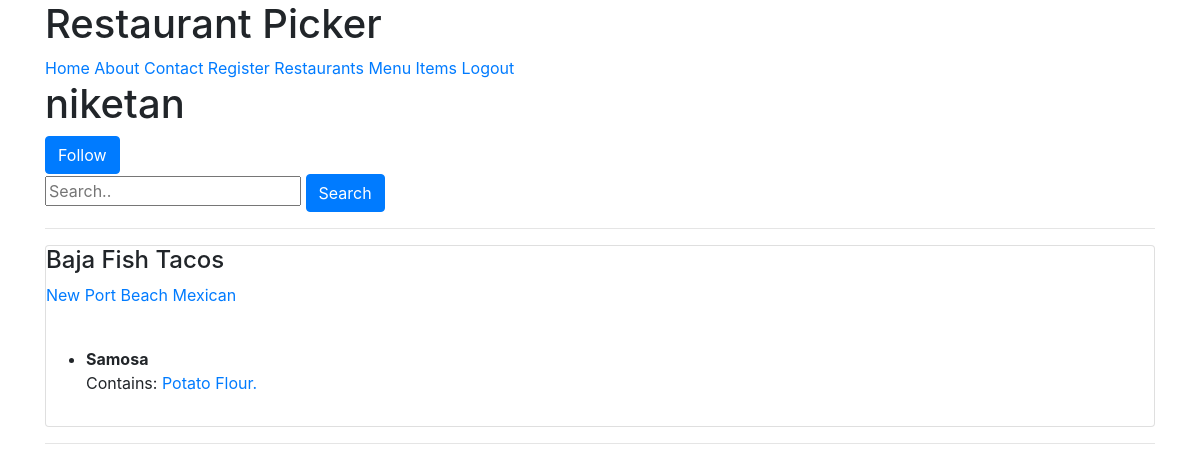
The page /u/niketan/ (signed in) on the database as committed earlier.
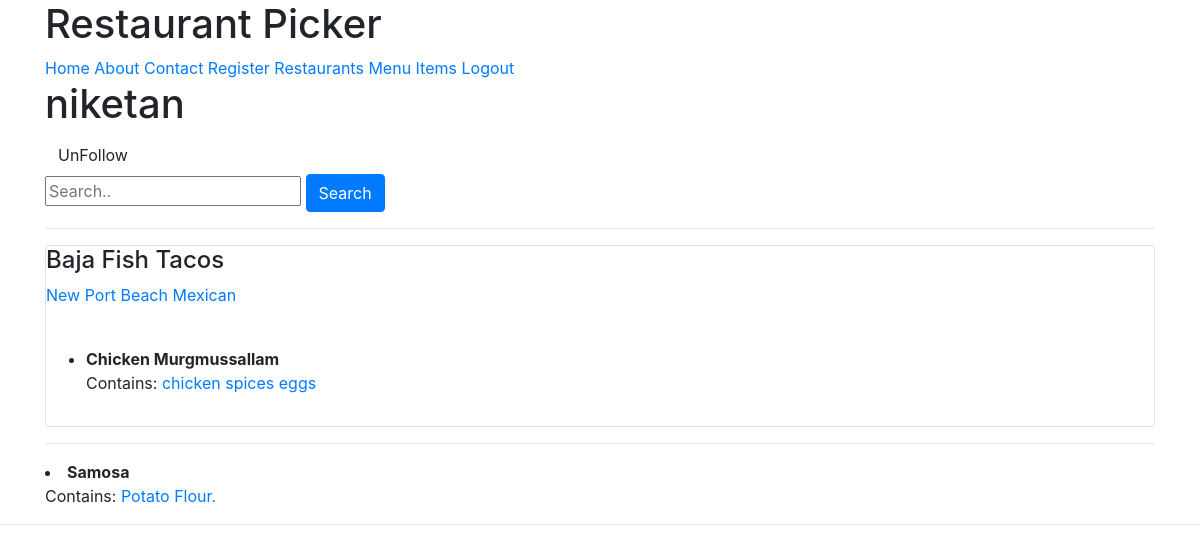
The same page on the database as committed later.
### restaurants/models.py (models this page shows, shortened)
class RestaurantLocation(models.Model):
    owner       = models.ForeignKey(
                    User,
                    on_delete = models.CASCADE,
                )
    name        = models.CharField(max_length = 120)
    location    = models.CharField(max_length = 120, null=True, blank=True)
    category    = models.CharField(max_length = 120, null=True, blank=True,validators=[validate_category])
    timestamp   = models.DateTimeField(auto_now_add=True, null=True)
    updated     = models.DateTimeField(auto_now=True)
    slug        = models.SlugField(null=True, blank=True)
    objects = RestaurantLocationManager() #Model.objects.all()
    @property
    def title(self):
        return self.name

### menus/models.py (models this page shows, shortened)
class Item(models.Model):
    user    = models.ForeignKey(User, on_delete=models.CASCADE)
    restaurant = models.ForeignKey(RestaurantLocation, on_delete=models.CASCADE)
    name = models.CharField(max_length = 120)
    contents  = models.TextField(help_text='Separate each item by comma')
    excludes  = models.TextField(
        blank=True,
        null=True,
        help_text='Separate each item by comma'
    )
    public = models.BooleanField(default=True)
    timestamp   = models.DateTimeField(auto_now_add=True)
    updated     = models.DateTimeField(auto_now=True)
    class Meta:
        ordering = ['-updated','-timestamp']
    def get_contents(self):
        return self.contents.split(",")

### profiles/views.py (the view)
# urls.py: path('<username>/',ProfileDetailView.as_view(),name='detail'),
class ProfileDetailView(DetailView):
    template_name = 'profiles/user.html'
    def get_object(self):
        username = self.kwargs.get('username')
        if username is None:
            return Http404
        return get_object_or_404(User, username__iexact = username, is_active=True)
    def get_context_data(self,*args,**kwargs):
        context = super(ProfileDetailView,self).get_context_data(*args,**kwargs)
        user = context['user']
        is_following = False
        if user.profile in self.request.user.is_following.all():
            is_following = True
        context['is_following']= is_following
        query = self.request.GET.get('q')
        items_exists = Item.objects.filter(user=user).exists()
        qs = RestaurantLocation.objects.filter(owner=user)
        if query:
            qs = qs.search(query)
        if items_exists and qs.exists():
            context['locations'] = qs
        return context

### restaurants/models.py (called while the page is built)
    def get_queryset(self):
        return RestaurantLocationQuerySet(self.model,using=self._db)

### profiles/templates/profiles/user.html (shortened to what this page needs)
{% extends 'base.html' %}
{% block content %}
<h1>{{ user.username }}</h1>
{% include 'profiles/snippet/follow_form.html' with username=user.username is_following=is_following%}
<form class="form" action="." method="GET">
  <input type="text" name="q" placeholder="Search.." value='{{ request.GET.q }}'>
  <button class='btn btn-primary' type="submit">Search</button>
</form>
<hr>
{% if locations %}
{% for rest in locations %}
<div class="row">
  <div class="col-sm-12">
      <div class="card card-default">
          <h4>{{ rest.title }}</h4>
          <p><a href="{{request.path}}?q={{ rest.location }}">{{ rest.location }}</a>
          <a href="{{request.path}}?q={{ rest.category }}">{{ rest.category }}</a></p>
        <br>
        <ul>
          {% for item in rest.item_set.all %}
          <li style="margin-bottom:15px;"> <b>{{ item.name }}</b> <br>
            Contains:
            {% for ing in item.get_contents%}
            <a href="{{request.path}}?q={{ing}}">{{ ing }}</a>
            {% endfor %}
          </li>
          </ul>
        </div>
    </div>
    </div>
    <hr>
    {% endfor %}
{% endfor %}
{% else %}
<p class="lead">No Item Found</p>
{% endif %}
<br>
{% endblock content %}

Rows that differ between the two databases and show on the page:
added Item: name "Chicken Murgmussallam", get_contents "chicken" "spices" "eggs"
Other text that changed with them:
text no longer shown: "Follow"
text now shown: "UnFollow"
